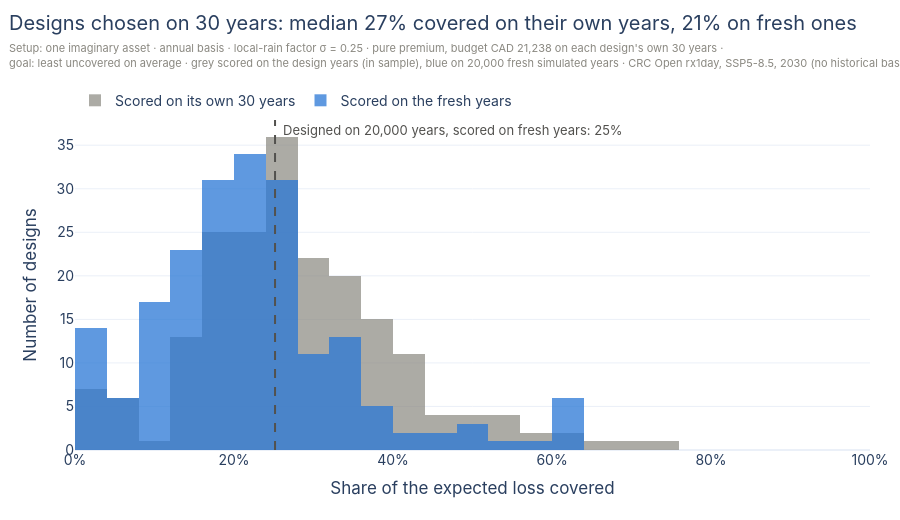

The notebook cell saved with this chart:
### Markdown cell above
Now the point of testing on fresh years. Suppose the terms had been chosen on just
30 years, which is about what a real weather record gives you. We repeat that 200
times: 30 simulated years, one design, then the same design scored on the 30 years
it was built from and on the fresh years it never saw. (This is the one place we
show numbers measured on the design years, and they are there to show what they get
wrong.)

### Code cell
REPEATS = 20 if CI else 200
SHORT = 30
promised, delivered = [], []
for repeat in range(REPEATS):
    short_years = simulate(seed=1_000 + repeat, n_years=SHORT)
    short_design = design(template("Short record"), short_years, ExpectedUncovered(), budget=Budget(amount=BUDGET), limit=LIMIT)
    promised.append(evaluate(short_design, short_years, split="in_sample", options=OPTIONS).to_pylist()[0]["coverage_ratio"])
    delivered.append(evaluate(short_design, fresh_years, split="out_of_sample", options=OPTIONS).to_pylist()[0]["coverage_ratio"])
promised, delivered = np.array(promised, dtype=float), np.array(delivered, dtype=float)
long_design = results.loc["Least uncovered on average", "coverage_ratio"]

fig = go.Figure()
fig.add_trace(go.Histogram(x=promised, xbins=dict(start=0, end=1.0001, size=0.04), name=f"Scored on its own {SHORT} years", marker_color=MUTED, opacity=0.7,
                           hovertemplate="Coverage %{x}: %{y} designs<extra></extra>"))
fig.add_trace(go.Histogram(x=delivered, xbins=dict(start=0, end=1.0001, size=0.04), name="Scored on the fresh years", marker_color=BLUE, opacity=0.75,
                           hovertemplate="Coverage %{x}: %{y} designs<extra></extra>"))
fig.add_vline(x=long_design, line=dict(color=INK, width=2, dash="dash"))
fig.add_annotation(x=long_design, y=1, yref="paper", text=f"Designed on {N_YEARS:,} years, scored on fresh years: {long_design:.0%}", showarrow=False,
                   xanchor="left", xshift=6, font=dict(color=INK, size=13))
layout(fig, f"Designs chosen on {SHORT} years: median {np.median(promised):.0%} covered on their own years, {np.median(delivered):.0%} on fresh ones",
       f"Setup: one imaginary asset · annual basis · local-rain factor σ = {SIGMA} · pure premium, budget {cad(BUDGET)} on each design's own {SHORT} years ·<br>"
       f"goal: least uncovered on average · grey scored on the design years (in sample), blue on {N_YEARS:,} fresh simulated years · CRC Open rx1day, SSP5-8.5, {HORIZON} (no historical baseline)",
       barmode="overlay", xaxis=dict(title="Share of the expected loss covered", tickformat=".0%", range=[0, 1]), yaxis_title="Number of designs",
       legend=dict(orientation="h", yanchor="bottom", y=1.01, x=0), height=520)
fig.show()
low, high = np.percentile(delivered, [10, 90])
print(f"Over {REPEATS} designs chosen on {SHORT} simulated years each: 8 in 10 of them cover between {low:.0%} and {high:.0%} of the expected loss "
      f"on the {N_YEARS:,} fresh years, and the {SHORT} years they were built on give no way to tell which is which.")

### Figure 1 — Plotly figure (JSON) as saved in the notebook; plotly's stock layout.template omitted (floating-point values rounded to 4 significant figures; data arrays with more than 128 entries replaced by an {"elided": "..."} marker saying what was removed)
{"data": [{"hovertemplate": "Coverage %{x}: %{y} designs<extra></extra>", "marker": {"color": "#8a8880"}, "name": "Scored on its own 30 years", "opacity": 0.7, "type": "histogram", "x": {"elided": "200 float values"}, "xbins": {"end": 1.0, "size": 0.04, "start": 0}}, {"hovertemplate": "Coverage %{x}: %{y} designs<extra></extra>", "marker": {"color": "#2a78d6"}, "name": "Scored on the fresh years", "opacity": 0.75, "type": "histogram", "x": {"elided": "200 float values"}, "xbins": {"end": 1.0, "size": 0.04, "start": 0}}], "layout": {"annotations": [{"font": {"color": "#52514e", "size": 13}, "showarrow": false, "text": "Designed on 20,000 years, scored on fresh years: 25%", "x": 0.2516, "xanchor": "left", "xshift": 6, "y": 1, "yref": "paper"}], "barmode": "overlay", "font": {"family": "Inter, Helvetica, Arial, sans-serif", "size": 14}, "height": 520, "hoverlabel": {"font": {"size": 13}}, "legend": {"orientation": "h", "x": 0, "y": 1.01, "yanchor": "bottom"}, "margin": {"b": 70, "l": 75, "r": 30, "t": 120}, "shapes": [{"line": {"color": "#52514e", "dash": "dash", "width": 2}, "type": "line", "x0": 0.2516, "x1": 0.2516, "xref": "x", "y0": 0, "y1": 1, "yref": "y domain"}], "title": {"subtitle": {"font": {"color": "#8a8880", "size": 11}, "text": "Setup: one imaginary asset · annual basis · local-rain factor σ = 0.25 · pure premium, budget CAD 21,238 on each design's own 30 years ·<br>goal: least uncovered on average · grey scored on the design years (in sample), blue on 20,000 fresh simulated years · CRC Open rx1day, SSP5-8.5, 2030 (no historical baseline)"}, "text": "Designs chosen on 30 years: median 27% covered on their own years, 21% on fresh ones", "x": 0.01, "y": 0.97, "yanchor": "top"}, "xaxis": {"range": [0, 1], "tickformat": ".0%", "title": {"text": "Share of the expected loss covered"}}, "yaxis": {"title": {"text": "Number of designs"}}}}
